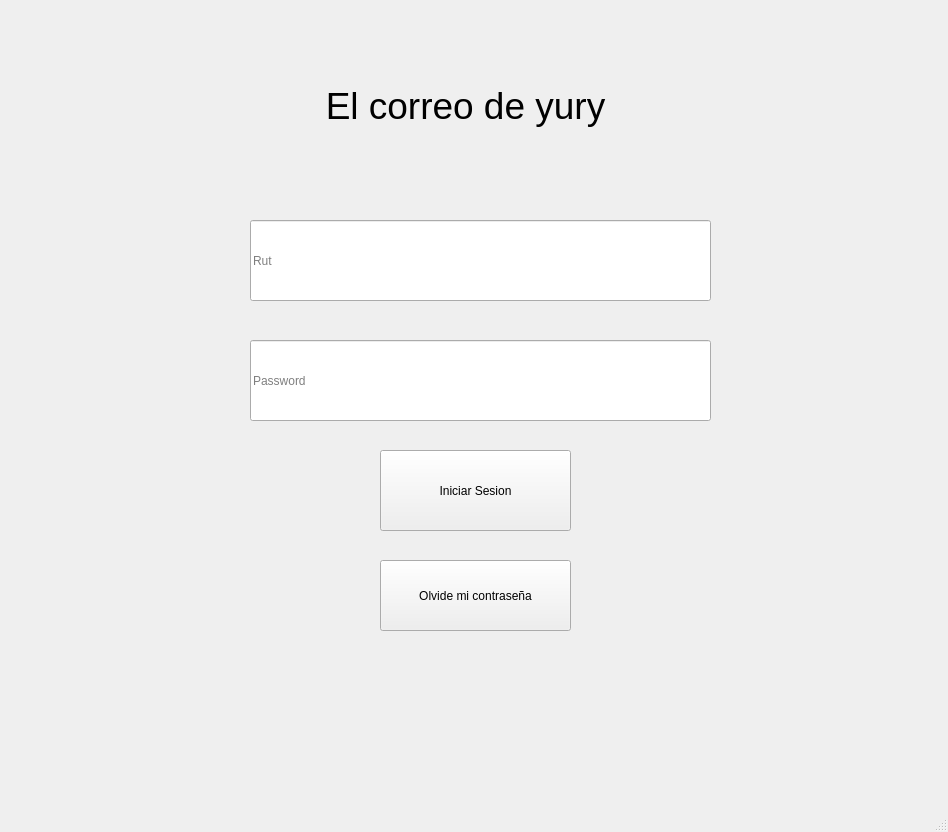
<?xml version="1.0" encoding="UTF-8"?>
<ui version="4.0">
 <class>MainWindow</class>
 <widget class="QMainWindow" name="MainWindow">
  <property name="geometry">
   <rect>
    <x>0</x>
    <y>0</y>
    <width>948</width>
    <height>832</height>
   </rect>
  </property>
  <property name="windowTitle">
   <string>MainWindow</string>
  </property>
  <widget class="QWidget" name="centralwidget">
   <widget class="QLineEdit" name="input_rut">
    <property name="geometry">
     <rect>
      <x>250</x>
      <y>220</y>
      <width>461</width>
      <height>81</height>
     </rect>
    </property>
    <property name="placeholderText">
     <string>Rut</string>
    </property>
   </widget>
   <widget class="QLineEdit" name="input_password">
    <property name="geometry">
     <rect>
      <x>250</x>
      <y>340</y>
      <width>461</width>
      <height>81</height>
     </rect>
    </property>
    <property name="placeholderText">
     <string>Password</string>
    </property>
   </widget>
   <widget class="QPushButton" name="b_login">
    <property name="geometry">
     <rect>
      <x>380</x>
      <y>450</y>
      <width>191</width>
      <height>81</height>
     </rect>
    </property>
    <property name="text">
     <string>Iniciar Sesion</string>
    </property>
   </widget>
   <widget class="QLabel" name="label">
    <property name="geometry">
     <rect>
      <x>290</x>
      <y>60</y>
      <width>351</width>
      <height>91</height>
     </rect>
    </property>
    <property name="font">
     <font>
      <pointsize>28</pointsize>
     </font>
    </property>
    <property name="text">
     <string>El correo de yury</string>
    </property>
    <property name="alignment">
     <set>Qt::AlignCenter</set>
    </property>
   </widget>
   <widget class="QPushButton" name="pushButton">
    <property name="geometry">
     <rect>
      <x>380</x>
      <y>560</y>
      <width>191</width>
      <height>71</height>
     </rect>
    </property>
    <property name="text">
     <string>Olvide mi contraseña</string>
    </property>
   </widget>
  </widget>
  <widget class="QStatusBar" name="statusbar"/>
 </widget>
 <resources/>
 <connections/>
</ui>
